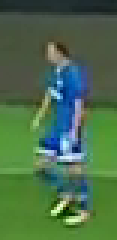
#> input picture Machine_Learning/images/11581.png, 39 x 80 px, given in place of 40498.png, which was not available (shown 3 times larger)
$ python csv_to_data_array.py
#> lines starting #> are read from the running program, lines starting #| are printed output that depends on the picture
#> (reads Machine_Learning/images_labelling.csv from the repository)
import csv
import cv2
import copy
import pickle
import numpy as np

# прочитать файл CSV индексом найти номер иполучить название класса


def data_to_train_test(file_obj):

    # row_count = sum(1 for row in file_obj)
    # print(row_count)
    reader = csv.DictReader(file_obj, delimiter=',')

    max_col_of_class = 150
    col_of_each_class = [0,0,0,0,0,0,0,0,0,0,0,0,0,0,0,0,0,0,0,0,0,0,0,0,0]
    pickle_array_train = []
    pickle_array_test = []
    label_class = []

    labels = []
    for l in range(25):
        labels.append(str(l))
    # print(labels)

    for line in reader:
        # print(line["boxid"]),
        # print(line["label"])
        # print(line["class_"])
        boxid = line["boxid"]
        label = line["label"]
        class_ = line["class_"]

        for ll in labels:
            if(ll == label):
                label_class.append([label,class_])
                labels.pop(labels.index(label))

        label = int(label)
        col_of_each_class[label] +=1

        image_name = 'Machine_Learning/images/' + str(boxid) + '.png'
        img = cv2.imread(image_name)
#> img is the input picture: shape (80, 39, 3); mean B, G, R 75.4, 109.4, 75
        img = cv2.resize(img, (100,100))
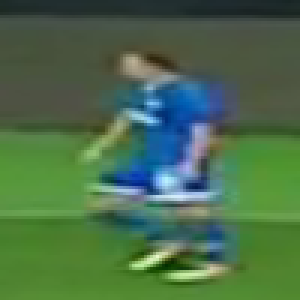
#> img: shape (100, 100, 3) (shown 3 times larger); mean B, G, R 75.2, 109.3, 74.9
        img_array = np.array(img)

        if(col_of_each_class[label] < max_col_of_class*0.95):
            pickle_array_train.append([img_array,label])
        else:
            pickle_array_test.append([img_array,label])
#> pass 2 of the loop in data_to_train_test, `for line in reader:`:
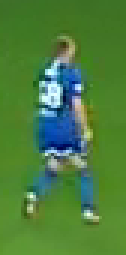
#> input picture Machine_Learning/images/11879.png, 42 x 85 px, given in place of 24303.png, which was not available (shown 3 times larger)
#> in data_to_train_test, img is the input picture: shape (85, 42, 3); mean B, G, R 62.2, 127.2, 76.4
#> in data_to_train_test, `img = cv2.resize(img, (100,100))`:
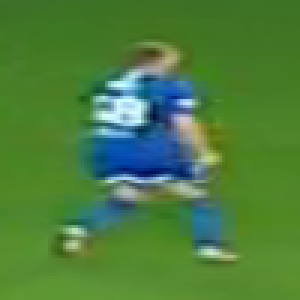
#> img: shape (100, 100, 3) (shown 3 times larger); mean B, G, R 62.1, 127.1, 76.4

    # print(label_class)
    # print(len(label_class))
    return pickle_array_train, pickle_array_test, label_class

def write_to_picle(array, name):
    with open(name+'.pickle', 'wb') as f:
        pickle.dump(array, f)

if __name__ == "__main__":
    csv_path = "Machine_Learning/images_labelling.csv"
    with open(csv_path, "r") as f_obj:
#> (the run stopped early here; a loop or call above may not have finished)
